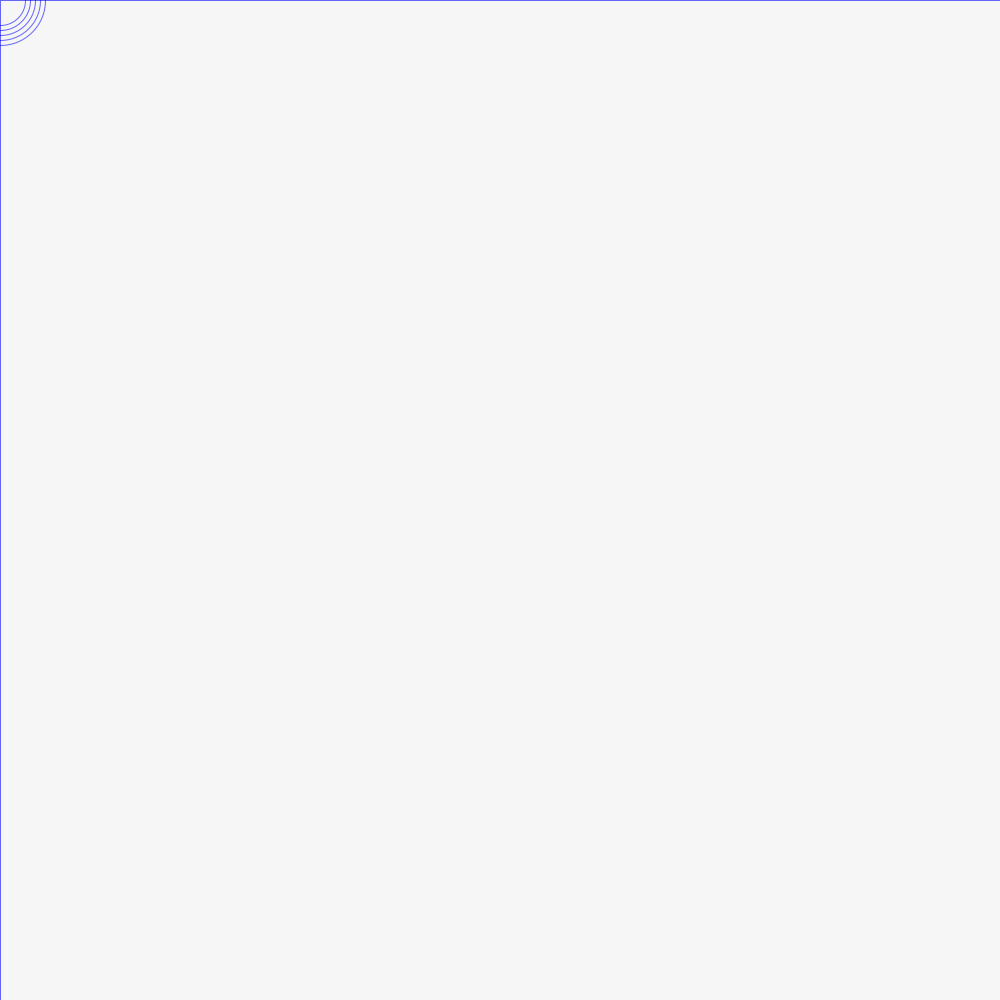
Frame 1 (no input)
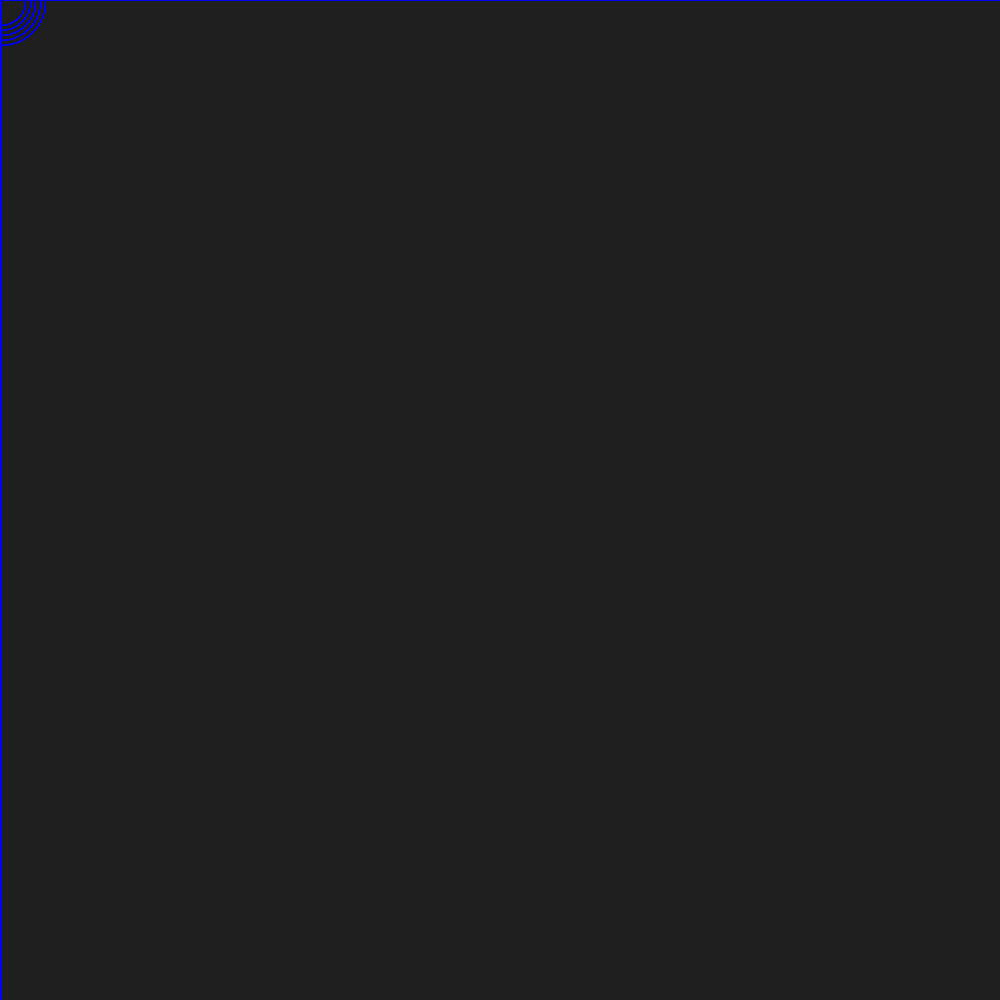
Frame 60 (the mouse pressed at the canvas centre just before this capture)
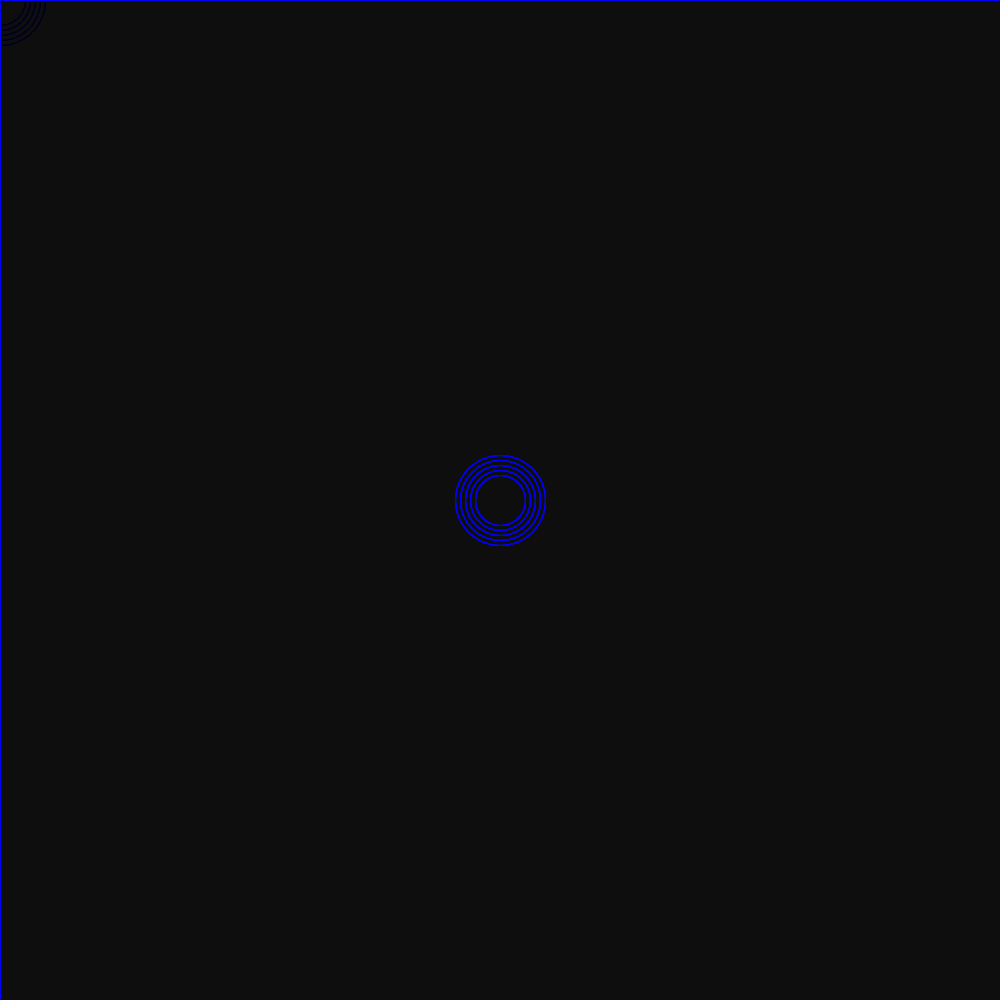
Frame 120 (the mouse held since frame 60 and released just before this capture)

The Processing sketch that drew these frames (run headless with seeded random() and noise(); from frame 60 on, the mouse is pressed at the canvas centre):

// Processing sketch: processing_108160
// ── processing_108160.pde

void setup(){
size(1000,1000);
background(255,255,255);
smooth();
stroke(0,0,250,150);
noFill();
}
void draw(){
fill(0,9);
rect(0,0, width, height);
noFill();

ellipse(mouseX, mouseY, 90, 90);
ellipse(mouseX, mouseY, 80, 80);
ellipse(mouseX, mouseY, 70, 70);
ellipse(mouseX, mouseY, 60, 60);
ellipse(mouseX, mouseY, 50, 50);
}
